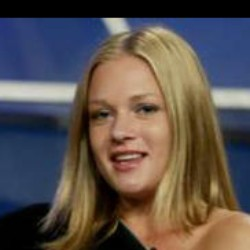
#> input picture src/train/AJ_Cook_0001.jpg, 250 x 250 px; its folder holds only this picture in this run
$ python pep_model.py   (Python 2 division)   (older library calls are emulated)
#> lines starting #> are read from the running program, lines starting #| are printed output that depends on the picture
### src/spatialAppearanceFeature.py
from os import listdir
import numpy as np
import cv2
from copy import copy
from cv2 import drawKeypoints
from cv2 import KeyPoint
from time import time
import pandas as pd
# from BDconnection import saveData
from scipy import spatial
from numba import jit
from _threading_local import local

def NormalizeAppearance(vector):
    normVector = []
    norma = np.linalg.norm(vector)
    for d in vector:
        normVector.append(d/norma)
    return normVector

def NormalizeLocal(coord,maxX,maxY):
    newCoord = []
    newCoord.append(coord[0]/maxX)
    newCoord.append(coord[1]/maxY)
    return newCoord

def crop_center(img,cropx,cropy):
    x = img.shape[0]
    y = img.shape[1]
    startx = (x/2)-(cropx/2)
    starty = (y/2)-(cropy/2)
    return img[starty:starty+cropy,startx:startx+cropx]

def gaussianPyramid(img, num_layer):
    layers = []
    layers.append(img)
    for i_img in xrange(num_layer-1):
        img = cv2.pyrDown(layers[i_img])
        layers.append(img)
    return layers

def OverlappingPatches(img,win_x,win_y):
    spatial_aparecen_features = []
    keypoints = []
    localFeatureNormalizado = []
    localFeature = []
    appearanceFeature =[]
    sift = cv2.SIFT()
    for i in xrange(0,img.shape[0],2):
        if((i+win_x) > img.shape[0]):
            break
        for j in xrange(0,img.shape[1],2):
            if((j+win_y)>img.shape[1]):
                break
            centerPatch = [i+((win_x-1.0)/2.0),j+((win_y-1.0)/2.0)]#[x,y]
            kp = KeyPoint(centerPatch[0],centerPatch[1],win_x)#(x,y,tam)
            keypoints.append(kp)
            localFeatureNormalizado.append(NormalizeLocal(centerPatch, float(img.shape[0]), float(img.shape[1])))
            localFeature.append(centerPatch)

    local_index = 0

    kp,appearanceFeatureNoNorm = sift.compute(img,keypoints)#apearece feature

    for descritor in appearanceFeatureNoNorm:
        appearanceFeature.append(NormalizeAppearance(descritor))

    for index in xrange(len(localFeatureNormalizado)):
        al = appearanceFeature[index]+localFeatureNormalizado[index]
        spatial_aparecen_features.append(al)
    return spatial_aparecen_features,localFeature

def extract(path):

#> called with path = 'train/AJ_Cook_0001.jpg'
    print(path)
    img = cv2.imread(path)
#> img is the input picture: shape (250, 250, 3); mean B, G, R 75.8, 81, 91
    gray= cv2.cvtColor(img,cv2.COLOR_BGR2GRAY)
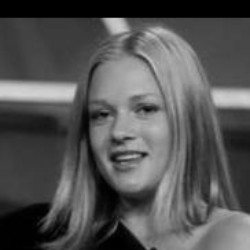
#> gray: shape (250, 250); min 0, max 212, mean 83.4


    imgCrop = crop_center(img, 150, 150)
#> in crop_center, `return img[starty:starty+cropy,startx:startx+cropx]`:
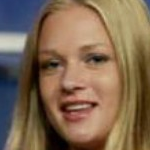
#> returned value: shape (150, 150, 3); mean of channels 0, 1, 2 80.8, 104, 128; drawn as B, G, R

    Gpy = gaussianPyramid(imgCrop, 3)
#> the loop in gaussianPyramid, `for i_img in xrange(num_layer-1):` made 2 passes
#> pass 1, in gaussianPyramid, `img = cv2.pyrDown(layers[i_img])`:
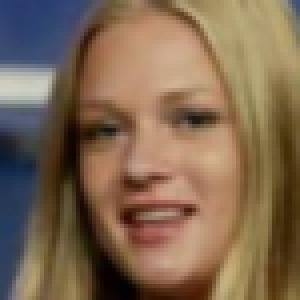
#> img: shape (75, 75, 3) (shown 4 times larger); mean of channels 0, 1, 2 81.1, 104.1, 127.9; drawn as B, G, R
#> pass 2, in gaussianPyramid, `img = cv2.pyrDown(layers[i_img])`:
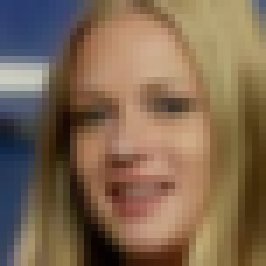
#> img: shape (38, 38, 3) (shown 7 times larger); mean of channels 0, 1, 2 81, 103.6, 127.1; drawn as B, G, R
#> after the loop in gaussianPyramid, `for i_img in xrange(num_layer-1):`: layers = 3 items
#> Gpy = 3 items

    sp_feature = []
    l_feature = []
    a = time()
    for gaus_layer in Gpy:
        feature,l = OverlappingPatches(gaus_layer, 8, 8)
        sp_feature += feature
        l_feature += l
#> this loop made 3 passes
#> local_index in OverlappingPatches on pass 1: 0


    b = time()
    print("time_extracao",(b-a))

    data = pd.DataFrame(sp_feature)
    data.columns = ["feature_%d" % x for x in xrange(130)]
    return data,l_feature


# [12 lines of commented-out code are left out]


### src/pep_model.py
from sklearn.mixture import GMM
# from BDconnection import getData
from spatialAppearanceFeature import extract
from os import listdir
from time import time
from numba import jit
import pandas as pd
import numpy as np
import cv2
from networkx.algorithms import cluster


data = pd.DataFrame()
imgNames = listdir("train")
t = time()
for name in imgNames:
    path = "train/%s" % name
    dataImg = extract(path)
    print(name)
    print('-'*50)
#> (the run stopped early here; a loop or call above may not have finished)

$ run again, on src/train/Aaron_Peirsol_0004.jpg
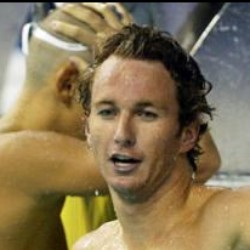
#> input picture src/train/Aaron_Peirsol_0004.jpg, 250 x 250 px
#> in extract, img is the input picture: shape (250, 250, 3); mean B, G, R 84.3, 117, 134
#> in extract, `gray= cv2.cvtColor(img,cv2.COLOR_BGR2GRAY)`:
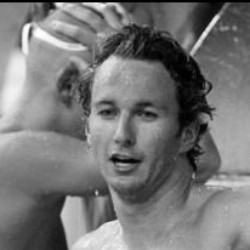
#> gray: shape (250, 250); min 0, max 255, mean 118.3
#> the loop in gaussianPyramid, `for i_img in xrange(num_layer-1):` made 2 passes
#> pass 2, in gaussianPyramid, `img = cv2.pyrDown(layers[i_img])`:
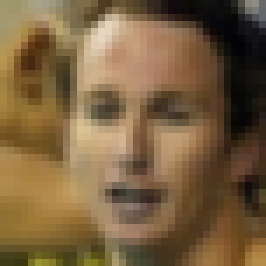
#> img: shape (38, 38, 3) (shown 7 times larger); mean of channels 0, 1, 2 63.4, 96.6, 121.8; drawn as B, G, R
#> after the loop in gaussianPyramid, `for i_img in xrange(num_layer-1):`: layers = 3 items
#> the loop in extract, `for gaus_layer in Gpy:` made 3 passes
#> local_index in OverlappingPatches on pass 1: 0

$ run again, on src/train/Aaron_Sorkin_0001.jpg
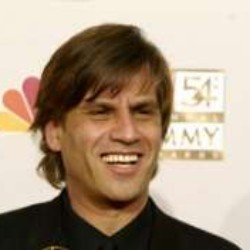
#> input picture src/train/Aaron_Sorkin_0001.jpg, 250 x 250 px
#> in extract, img is the input picture: shape (250, 250, 3); mean B, G, R 130.4, 151, 170
#> in extract, `gray= cv2.cvtColor(img,cv2.COLOR_BGR2GRAY)`:
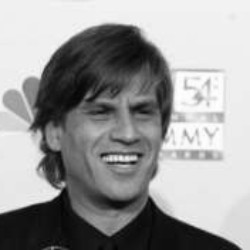
#> gray: shape (250, 250); min 1, max 255, mean 154.3
#> the loop in gaussianPyramid, `for i_img in xrange(num_layer-1):` made 2 passes
#> pass 2, in gaussianPyramid, `img = cv2.pyrDown(layers[i_img])`:
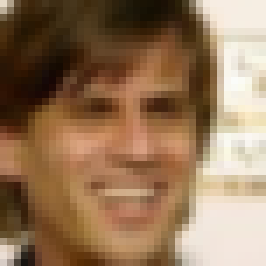
#> img: shape (38, 38, 3) (shown 7 times larger); mean of channels 0, 1, 2 87.9, 117.1, 147.9; drawn as B, G, R
#> after the loop in gaussianPyramid, `for i_img in xrange(num_layer-1):`: layers = 3 items
#> the loop in extract, `for gaus_layer in Gpy:` made 3 passes
#> local_index in OverlappingPatches on pass 1: 0

$ run again, on src/train/Aaron_Sorkin_0002.jpg
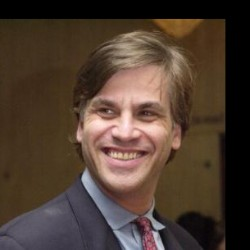
#> input picture src/train/Aaron_Sorkin_0002.jpg, 250 x 250 px
#> in extract, img is the input picture: shape (250, 250, 3); mean B, G, R 49.5, 61.3, 78.4
#> in extract, `gray= cv2.cvtColor(img,cv2.COLOR_BGR2GRAY)`:
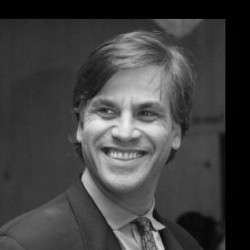
#> gray: shape (250, 250); min 0, max 239, mean 65.1
#> the loop in gaussianPyramid, `for i_img in xrange(num_layer-1):` made 2 passes
#> pass 2, in gaussianPyramid, `img = cv2.pyrDown(layers[i_img])`:
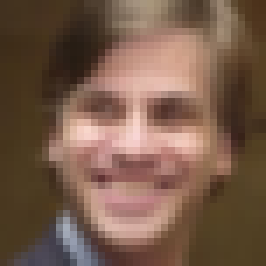
#> img: shape (38, 38, 3) (shown 7 times larger); mean of channels 0, 1, 2 74.6, 91.7, 119.8; drawn as B, G, R
#> after the loop in gaussianPyramid, `for i_img in xrange(num_layer-1):`: layers = 3 items
#> the loop in extract, `for gaus_layer in Gpy:` made 3 passes
#> local_index in OverlappingPatches on pass 1: 0

$ run again, on src/train/Aaron_Peirsol_0001.jpg
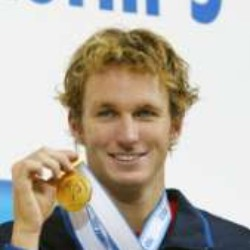
#> input picture src/train/Aaron_Peirsol_0001.jpg, 250 x 250 px
#> in extract, img is the input picture: shape (250, 250, 3); mean B, G, R 165.9, 177.4, 184.9
#> the loop in gaussianPyramid, `for i_img in xrange(num_layer-1):` made 2 passes
#> pass 2, in gaussianPyramid, `img = cv2.pyrDown(layers[i_img])`:
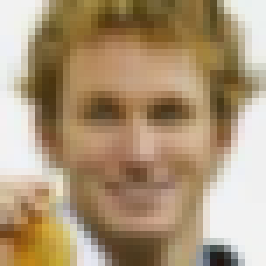
#> img: shape (38, 38, 3) (shown 7 times larger); mean of channels 0, 1, 2 119.2, 149.4, 172.1; drawn as B, G, R
#> after the loop in gaussianPyramid, `for i_img in xrange(num_layer-1):`: layers = 3 items
#> the loop in extract, `for gaus_layer in Gpy:` made 3 passes
#> local_index in OverlappingPatches on pass 1: 0
